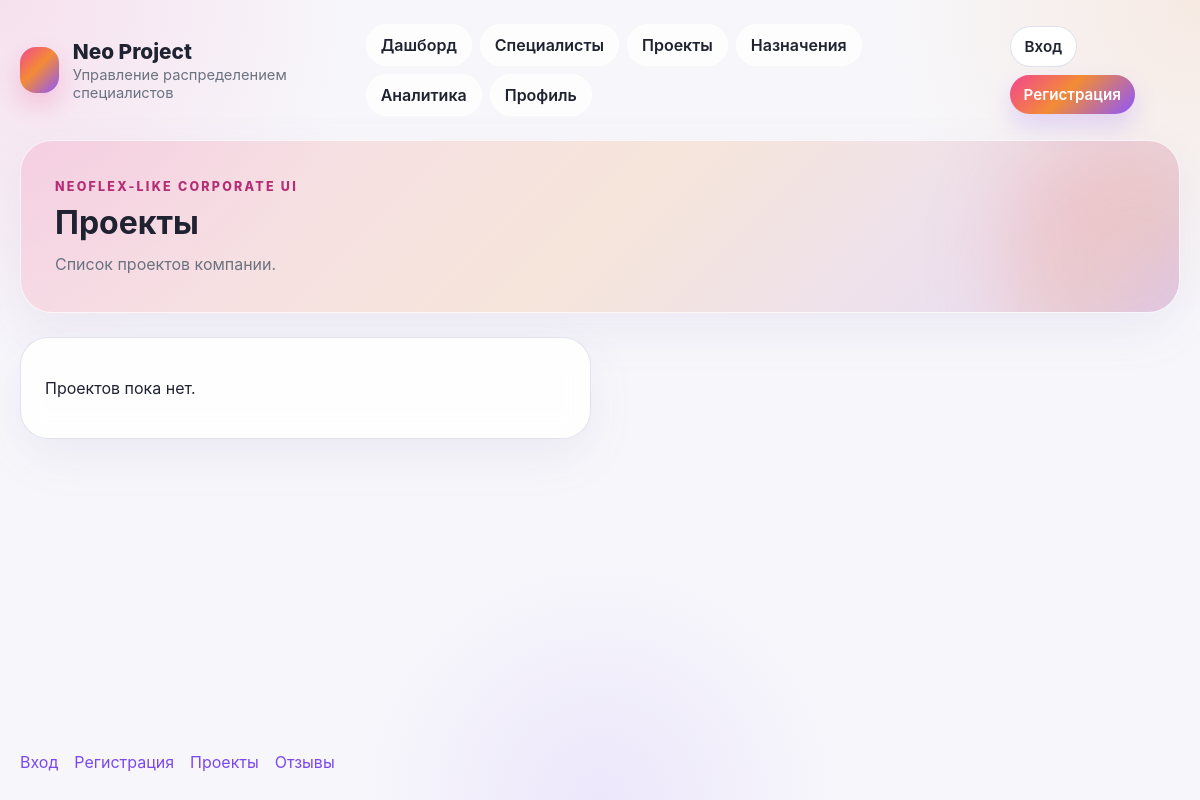
The page /projects/ on the database as committed earlier.
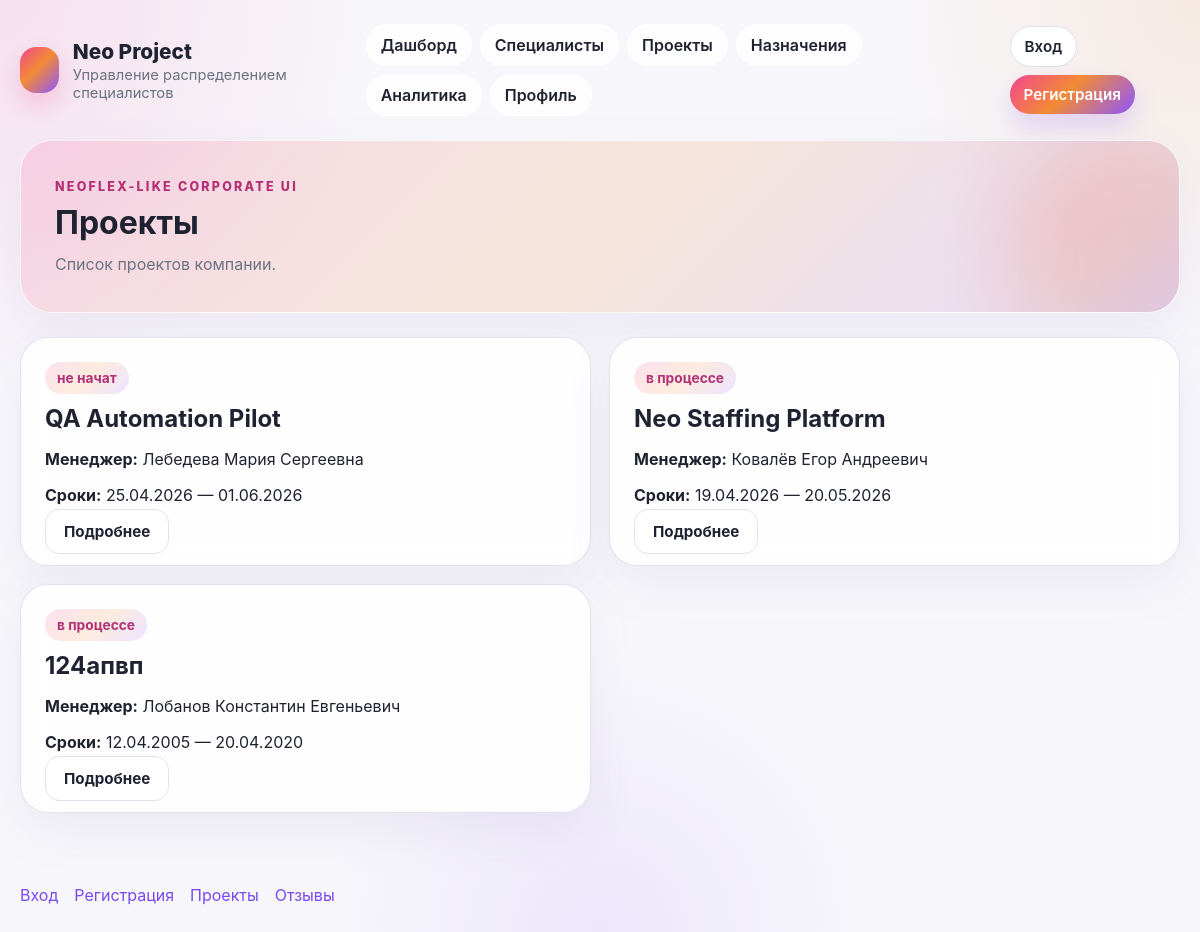
The same page on the database as committed later.
### db/models.py (models this page shows, shortened)
class Project(models.Model):
    name = models.CharField(max_length=255)
    description = models.TextField()
    start_date = models.DateField()
    end_date = models.DateField(null=True, blank=True)
    budget = models.DecimalField(max_digits=12, decimal_places=2)
    expected_result = models.TextField()
    manager = models.ForeignKey(
        User,
        on_delete=models.RESTRICT,
        related_name="managed_projects",
        limit_choices_to={"role": Role.PROJECT_MANAGER},
    )
    status = models.CharField(max_length=50, choices=ProjectStatus.choices, db_index=True)
    class Meta:
        db_table = "projects"
        constraints = [
            models.CheckConstraint(
                check=Q(budget__gte=0),
                name="chk_projects_budget",
            ),
            models.CheckConstraint(
                check=Q(end_date__isnull=True) | Q(end_date__gte=F("start_date")),
                name="chk_projects_dates",
            ),
        ]

### api/views.py (the view)
# urls.py: path('projects/', views.projects_list_view, name='projects_list'),
def projects_list_view(request):
    projects = []
    for project in Project.objects.select_related("manager").all().order_by("-id"):
        projects.append(
            {
                "id": project.id,
                "name": project.name,
                "status": project.status,
                "manager": _full_name(project.manager),
                "dates": f"{project.start_date:%d.%m.%Y} — {project.end_date:%d.%m.%Y}" if project.end_date else f"{project.start_date:%d.%m.%Y} — ?",
            }
        )
    return _page(request, "pages/projects_list.html", "Проекты", "Список проектов компании.", projects=projects)

### api/views.py (called while the page is built)
def _full_name(user: User) -> str:
    return " ".join(part for part in [user.last_name, user.first_name, user.middle_name] if part)

def _current_user(request):
    user_id = request.session.get("api_user_id")
    if not user_id:
        return None
    return User.objects.filter(pk=user_id).first()

def _page(request, template_name, page_title, page_description, **context):
    context.update({
        'page_title': page_title,
        'page_description': page_description,
        'current_user': _current_user(request),
    })
    return render(request, template_name, context)

### templates/pages/projects_list.html
{% extends 'base.html' %}
{% block content %}
<section class="content-grid two-columns compact-gap">
    {% for project in projects %}
    <article class="card project-card">
        <div class="card-topline"><span class="status-badge">{{ project.status }}</span></div>
        <h2>{{ project.name }}</h2>
        <p><strong>Менеджер:</strong> {{ project.manager }}</p>
        <p><strong>Сроки:</strong> {{ project.dates }}</p>
        <a class="btn-secondary" href="{% url 'app:project_detail' project.id %}">Подробнее</a>
    </article>
    {% empty %}
    <article class="card project-card"><p>Проектов пока нет.</p></article>
    {% endfor %}
</section>
{% endblock %}

Rows that differ between the two databases and show on the page:
added Project: status "не начат", name "QA Automation Pilot"
added Project: status "в процессе", name "Neo Staffing Platform"
added Project: status "в процессе", name "124апвп"
Other text that changed with them:
new list line: "Менеджер: Лебедева Мария Сергеевна Сроки: 25.04.2026 — 01.06.2026 Подробнее"
new list line: "Менеджер: Ковалёв Егор Андреевич Сроки: 19.04.2026 — 20.05.2026 Подробнее"
new list line: "Менеджер: Лобанов Константин Евгеньевич Сроки: 12.04.2005 — 20.04.2020 Подробнее"
text no longer shown: "Проектов пока нет."
